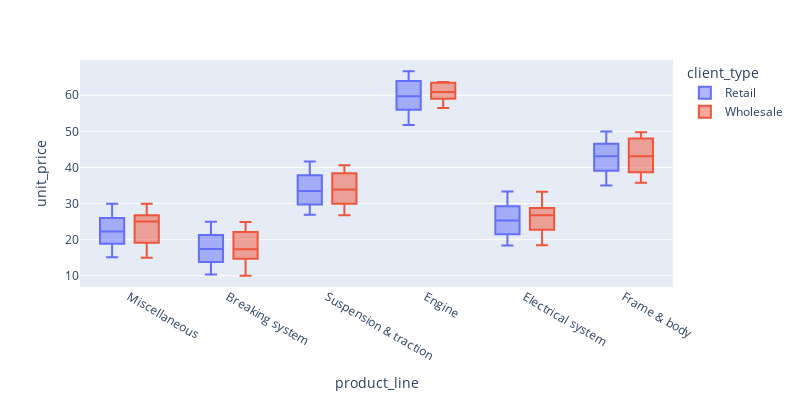

The code cell stored with this chart in its notebook:
### Code cell
fig = px.box(df, x='product_line', y='unit_price',color='client_type')
fig.update_layout(
    autosize=False,
    width=800,
    height=400,)
fig.show()

### Figure 1 — Plotly figure (JSON) as saved in the notebook; plotly's stock layout.template omitted (floating-point values rounded to 4 significant figures; data arrays with more than 128 entries replaced by an {"elided": "..."} marker saying what was removed)
{"data": [{"alignmentgroup": "True", "hovertemplate": "client_type=Retail<br>product_line=%{x}<br>unit_price=%{y}<extra></extra>", "legendgroup": "Retail", "marker": {"color": "#636efa"}, "name": "Retail", "notched": false, "offsetgroup": "Retail", "orientation": "v", "showlegend": true, "type": "box", "x": {"elided": "775 str values"}, "x0": " ", "xaxis": "x", "y": {"elided": "775 float values"}, "y0": " ", "yaxis": "y"}, {"alignmentgroup": "True", "hovertemplate": "client_type=Wholesale<br>product_line=%{x}<br>unit_price=%{y}<extra></extra>", "legendgroup": "Wholesale", "marker": {"color": "#EF553B"}, "name": "Wholesale", "notched": false, "offsetgroup": "Wholesale", "orientation": "v", "showlegend": true, "type": "box", "x": {"elided": "225 str values"}, "x0": " ", "xaxis": "x", "y": {"elided": "225 float values"}, "y0": " ", "yaxis": "y"}], "layout": {"autosize": false, "boxmode": "group", "height": 400, "legend": {"title": {"text": "client_type"}, "tracegroupgap": 0}, "margin": {"t": 60}, "width": 800, "xaxis": {"anchor": "y", "domain": [0, 1], "title": {"text": "product_line"}}, "yaxis": {"anchor": "x", "domain": [0, 1], "title": {"text": "unit_price"}}}}
